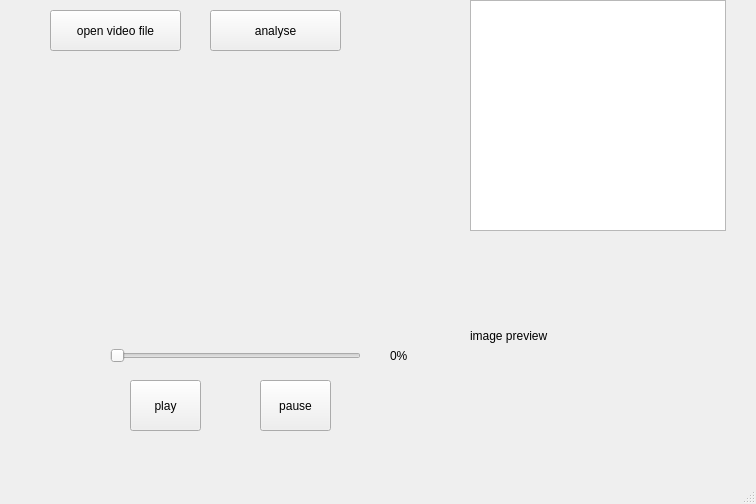
<?xml version="1.0" encoding="UTF-8"?>
<ui version="4.0">
 <class>MainWindow</class>
 <widget class="QMainWindow" name="MainWindow">
  <property name="geometry">
   <rect>
    <x>0</x>
    <y>0</y>
    <width>756</width>
    <height>504</height>
   </rect>
  </property>
  <property name="windowTitle">
   <string>MainWindow</string>
  </property>
  <widget class="QWidget" name="centralwidget">
   <widget class="myVideoWidget" name="wgt_video" native="true">
    <property name="geometry">
     <rect>
      <x>50</x>
      <y>70</y>
      <width>411</width>
      <height>241</height>
     </rect>
    </property>
   </widget>
   <widget class="QPushButton" name="btn_open">
    <property name="geometry">
     <rect>
      <x>50</x>
      <y>10</y>
      <width>131</width>
      <height>41</height>
     </rect>
    </property>
    <property name="text">
     <string>open video file</string>
    </property>
   </widget>
   <widget class="QSlider" name="sld_video">
    <property name="geometry">
     <rect>
      <x>110</x>
      <y>340</y>
      <width>251</width>
      <height>31</height>
     </rect>
    </property>
    <property name="maximum">
     <number>100</number>
    </property>
    <property name="orientation">
     <enum>Qt::Horizontal</enum>
    </property>
   </widget>
   <widget class="QPushButton" name="btn_play">
    <property name="geometry">
     <rect>
      <x>130</x>
      <y>380</y>
      <width>71</width>
      <height>51</height>
     </rect>
    </property>
    <property name="text">
     <string>play</string>
    </property>
   </widget>
   <widget class="QPushButton" name="btn_stop">
    <property name="geometry">
     <rect>
      <x>260</x>
      <y>380</y>
      <width>71</width>
      <height>51</height>
     </rect>
    </property>
    <property name="text">
     <string>pause</string>
    </property>
   </widget>
   <widget class="QLabel" name="lab_video">
    <property name="geometry">
     <rect>
      <x>390</x>
      <y>340</y>
      <width>91</width>
      <height>31</height>
     </rect>
    </property>
    <property name="text">
     <string>0%</string>
    </property>
   </widget>
   <widget class="QPushButton" name="btn_analyse">
    <property name="geometry">
     <rect>
      <x>210</x>
      <y>10</y>
      <width>131</width>
      <height>41</height>
     </rect>
    </property>
    <property name="text">
     <string>analyse</string>
    </property>
   </widget>
   <widget class="QLabel" name="label">
    <property name="geometry">
     <rect>
      <x>470</x>
      <y>250</y>
      <width>261</width>
      <height>171</height>
     </rect>
    </property>
    <property name="text">
     <string>image preview</string>
    </property>
   </widget>
   <widget class="QTreeView" name="treeView">
    <property name="geometry">
     <rect>
      <x>470</x>
      <y>0</y>
      <width>256</width>
      <height>231</height>
     </rect>
    </property>
   </widget>
  </widget>
  <widget class="QMenuBar" name="menubar">
   <property name="geometry">
    <rect>
     <x>0</x>
     <y>0</y>
     <width>756</width>
     <height>22</height>
    </rect>
   </property>
  </widget>
  <widget class="QStatusBar" name="statusbar"/>
 </widget>
 <customwidgets>
  <customwidget>
   <class>myVideoWidget</class>
   <extends>QWidget</extends>
   <header>myVideoWidget.h</header>
   <container>1</container>
  </customwidget>
 </customwidgets>
 <resources/>
 <connections/>
</ui>
